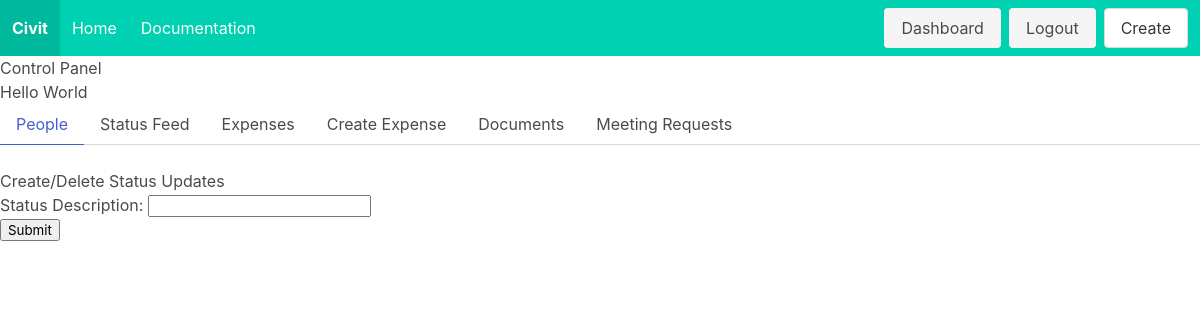
/initiative/1/statuspanel (signed in), run on an earlier commit of the app's database.
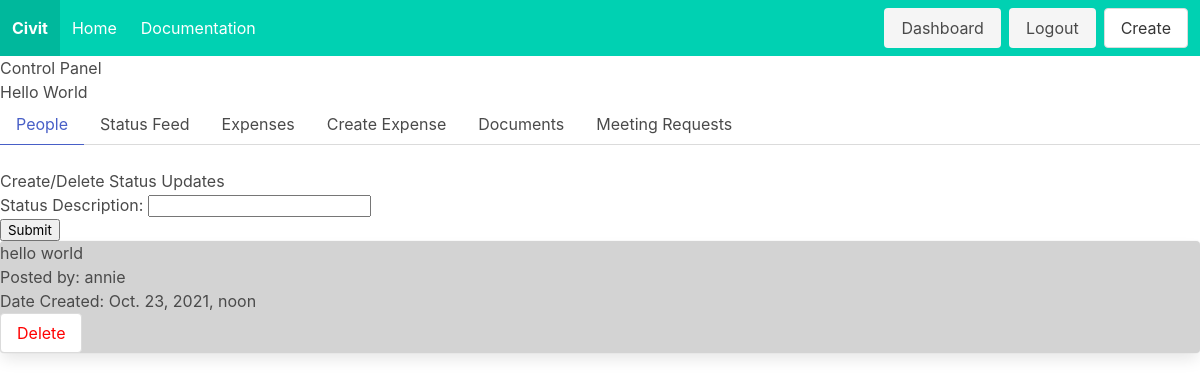
And on a later commit of the database.
### initz/models.py (models this page shows, shortened)
class Initiative(models.Model):
    primary_organizer = models.ForeignKey(User, related_name='primary_organizer', on_delete=models.CASCADE)
    title = models.CharField(max_length=200)
    problem_statement = models.TextField()
    people_impact = models.TextField()
    legislative_scope = models.TextField()
    date_created = models.DateTimeField(auto_now_add=True, editable=False)
    type = models.CharField(max_length=25)
    supporters = models.ManyToManyField(User, related_name='supporters')
    donors = models.ManyToManyField(User, related_name='donors')
    sponsors = models.ManyToManyField(User, related_name='sponsors')
    organizers = models.ManyToManyField(User, related_name='organizers')
    def getStatusUpdates(self):
        statusUpdates = StatusUpdate.objects.filter(initiative=self.pk)
        return statusUpdates

class StatusUpdate(models.Model):
    initiative = models.ForeignKey(Initiative, on_delete=models.CASCADE)
    poster = models.ForeignKey(User, on_delete=models.CASCADE)
    date_created = models.DateTimeField(auto_now_add=True, editable=False)
    text_content = models.TextField()

### accounts/models.py (models this page shows)
class User(AbstractUser):
    bio = models.TextField(max_length=500, blank=True)
    profile_picture = models.URLField(blank=True, null=True)

### initz/views.py (the view, shortened to what this page needs)
# urls.py: path('<pk>/statuspanel', views.status_panel, name='statuspanel'),
@login_required
def status_panel(request, pk):
    initiative = Initiative.objects.get(pk=pk)
    if request.method == 'GET':
        return render(request, 'controlpanel/viewstatus.html', {'initiative': initiative, 'form': StatusUpdateForm})

### templates/controlpanel/viewstatus.html (shortened to what this page needs)
{% extends 'controlpanel/panelhome.html' %}
{% block body %}
    <div>
        <h1>Create/Delete Status Updates</h1>
        <form method="post">
            {{ form.as_p }}
            <input type="submit" value="Submit">
            {% for status in initiative.getStatusUpdates %}
            {% if forloop.counter0|divisibleby:2 %}
            <div class="card" style="background-color:#D3D3D3">
            {% else %}
            <div class="card">
            {% endif %}
                <p>{{ status.text_content }}</p>
                <p>Posted by: {{ status.poster }}</p>
                <p>Date Created: {{ status.date_created }}</p>
                {% if user.is_authenticated %}
                <a class="button" href="{% url 'delete_status' initiative.pk status.pk %}" style="color:red">Delete</a>
                {% endif %}
            </div>
            {% endfor %}
        </form>
    </div>
{% endblock %}

### templates/controlpanel/panelhome.html
{% extends 'base.html' %}
{% block content %}
    <div>
        <div>
            <h1>Control Panel</h1>
            <h1>{{ initiative.title }}</h1>
            <div class="tabs">
                <ul>
                    <li class="tablinks is-active"><a>People</a></li>
                    <li class="tablinks"><a href="{% url 'statuspanel' initiative.pk %}">Status Feed</a></li>
                    <li class="tablinks"><a>Expenses</a></li>
                    <li class="tablinks"><a href="{% url 'create_expense' initiative.pk %}">Create Expense</a></li>
                    <li class="tablinks"><a>Documents</a></li>
                    <li class="tablinks"><a href="{% url 'meetingreqspanel' initiative.pk %}">Meeting Requests</a></li>
                </ul>
            </div>
            {% block body %}
            {% endblock %}
        </div>
    </div>
{% endblock %}

### templates/base.html (shortened to what this page needs)
<!DOCTYPE html>
<html lang="en">
<head>
    <link rel="stylesheet" href="https://cdn.jsdelivr.net/npm/bulma@0.9.3/css/bulma.min.css">
    {% load static %}
</head>
<body>
<div>
    <div>
        <nav class="navbar is-primary" role="navigation" aria-label="main navigation">
  <div class="navbar-brand">
    <a class="navbar-item" href="{% url 'landing' %}">
      <b>Civit</b>
    </a>
  </div>
  <div id="navbarBasicExample" class="navbar-menu">
    <div class="navbar-start">
      <a class="navbar-item" href="{% url 'landing' %}">
        Home
      </a>
      <a class="navbar-item">
        Documentation
      </a>
    </div>
    <div class="navbar-end">
      <div class="navbar-item">
        <div class="buttons">
          {% if user.is_authenticated %}
            <a class="button is-light" href="{% url 'dashboard' %}">
            Dashboard
          </a>
              <a class="button is-light" href="{% url 'logout' %}">
            Logout
          </a>
              <a class="button" href="{% url 'create' %}">
                Create
              </a>
        {% endif %}
        </div>
      </div>
    </div>
  </div>
</nav>
    </div>
    <div>
        {% block content %}
        {% endblock %}
    </div>
</div>
</body>
</html>

What changed in the data, as far as the page shows it:
added StatusUpdate: text_content "hello world", poster "annie", date_created "Oct. 23, 2021, noon"
